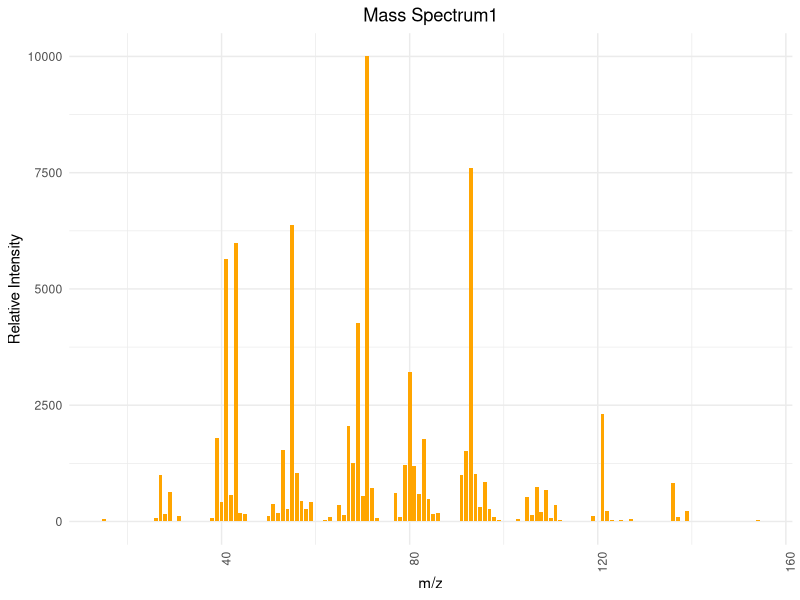

Source code (R):
## ---- chunk 1
# 安装并加载所需的包
library(ggplot2)

# 图1
mz1 <- c(15,	19,	26,	27,	28,	29,	30,	31,	37,	38,	39,	40,	41,	42,	43,	44,	45,	46,	47,	48,	49,	50,	51,	52,	53,	54,	55,	56,	57,	58,	59,	60,	61,	62,	63,	64,	65,	66,	67,	68,	69,	70,	71,	72,	73,	74,	75,	77,	78,	79,	80,	81,	82,	83,	84,	85,	86,	87,	89,	91,	92,	93,	94,	95,	96,	97,	98,	99,	103,	104,	105,	106,	107,	108,	109,	110,	111, 112,	115,	117,	119,	121,	122,	123,	124,	125,	126,	127,	128,	135,	136,	137,	138,	139,	140,	154)
intensity1 <- c(60,	10,	70,	990,	160,	630,	20,	120,	20,	80,	1790,	420,	5640,	580,	5980,	190,	170,	10,	10,	10,	10,	120,	370,	180,	1530,	270,	6370,	1050,	450,	270,	410,	20,	10,	40,	90,	20,	360,	140,	2060,	1250,	4260,	540,	9999,	730,	70,	10,	10,	610,	100,	1220,	3210,	1190,	590,	1770,	490,	160,	190,	20,	10,	1000,	1510,	7600,	1020,	320,	840,	260,	90,	30,	50,	10,	530,	130,	740,	200,	680,	80,	360,	30,	10,	10,	110,	2320,	230,	40,	10,	40,	10,	60,	10,	10,	820,	100,	10,	220,	20,	40)

data1 <- data.frame(mz1, intensity1)

ggplot(data1, aes(x=mz1, y=intensity1)) +
  geom_bar(stat="identity", fill="orange", width=0.8) + 
  theme_minimal() + 
  labs(title="Mass Spectrum1",
       x="m/z",
       y="Relative Intensity") + 
  theme(axis.text.x = element_text(angle = 90, hjust = 1), plot.title = element_text(hjust = 0.5))  
